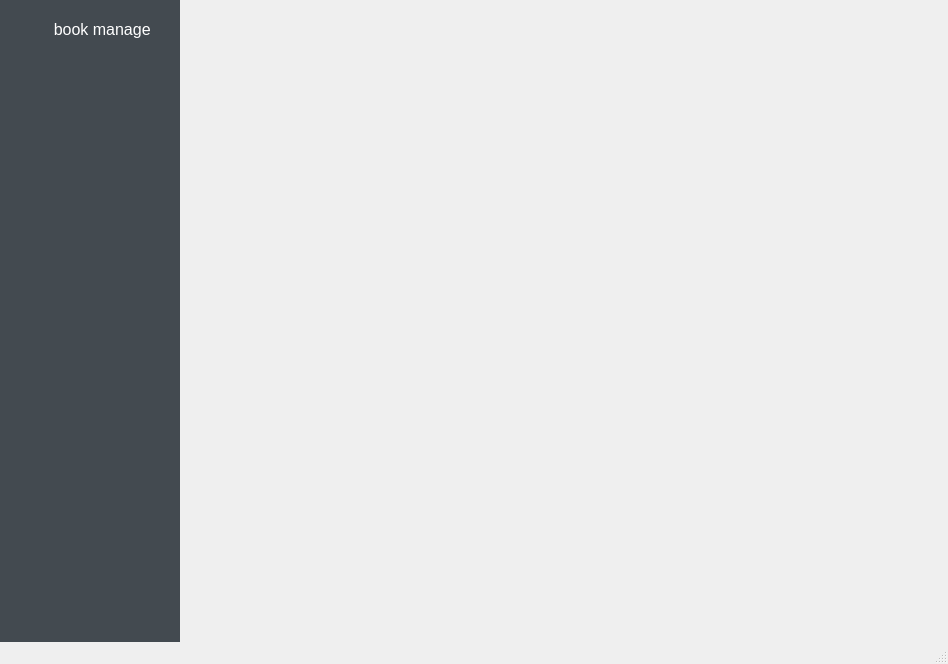
<?xml version="1.0" encoding="UTF-8"?>
<ui version="4.0">
 <class>MainWindow</class>
 <widget class="QMainWindow" name="MainWindow">
  <property name="geometry">
   <rect>
    <x>0</x>
    <y>0</y>
    <width>948</width>
    <height>664</height>
   </rect>
  </property>
  <property name="sizePolicy">
   <sizepolicy hsizetype="Preferred" vsizetype="Preferred">
    <horstretch>0</horstretch>
    <verstretch>0</verstretch>
   </sizepolicy>
  </property>
  <property name="windowTitle">
   <string>MainWindow</string>
  </property>
  <widget class="QWidget" name="centralwidget">
   <property name="styleSheet">
    <string notr="true">QWidget#toolBox QToolButton{
	background:rgb(67,74,80); 
	color:white;
	height:55px;
	font-size:16px;
	border:none;
	padding-left:20px;
}
QWidget#toolBox QToolButton:hover{
	background-color: rgb(113, 113, 113);
}
QWidget#toolBox  {
	background:rgb(67,74,80);
}</string>
   </property>
   <layout class="QGridLayout" name="gridLayout_2">
    <property name="leftMargin">
     <number>0</number>
    </property>
    <property name="topMargin">
     <number>0</number>
    </property>
    <property name="rightMargin">
     <number>0</number>
    </property>
    <property name="bottomMargin">
     <number>0</number>
    </property>
    <property name="spacing">
     <number>0</number>
    </property>
    <item row="0" column="0">
     <widget class="QWidget" name="toolBox" native="true">
      <property name="minimumSize">
       <size>
        <width>180</width>
        <height>0</height>
       </size>
      </property>
      <property name="maximumSize">
       <size>
        <width>180</width>
        <height>16777215</height>
       </size>
      </property>
      <layout class="QGridLayout" name="gridLayout">
       <property name="leftMargin">
        <number>0</number>
       </property>
       <property name="topMargin">
        <number>0</number>
       </property>
       <property name="rightMargin">
        <number>0</number>
       </property>
       <property name="bottomMargin">
        <number>0</number>
       </property>
       <property name="spacing">
        <number>0</number>
       </property>
       <item row="0" column="0">
        <widget class="QToolButton" name="bookManageButton">
         <property name="sizePolicy">
          <sizepolicy hsizetype="Expanding" vsizetype="Fixed">
           <horstretch>0</horstretch>
           <verstretch>0</verstretch>
          </sizepolicy>
         </property>
         <property name="text">
          <string> book manage</string>
         </property>
         <property name="icon">
          <iconset resource="../../../resource/res.qrc">
           <normaloff>:/image/image/book.svg</normaloff>:/image/image/book.svg</iconset>
         </property>
         <property name="toolButtonStyle">
          <enum>Qt::ToolButtonStyle::ToolButtonTextBesideIcon</enum>
         </property>
         <property name="autoRaise">
          <bool>false</bool>
         </property>
        </widget>
       </item>
       <item row="1" column="0">
        <spacer name="verticalSpacer">
         <property name="orientation">
          <enum>Qt::Orientation::Vertical</enum>
         </property>
         <property name="sizeHint" stdset="0">
          <size>
           <width>20</width>
           <height>40</height>
          </size>
         </property>
        </spacer>
       </item>
      </layout>
     </widget>
    </item>
    <item row="0" column="1">
     <widget class="QStackedWidget" name="stackedWidget"/>
    </item>
   </layout>
  </widget>
  <widget class="QStatusBar" name="statusbar"/>
 </widget>
 <resources>
  <include location="../../../resource/res.qrc"/>
 </resources>
 <connections/>
</ui>
